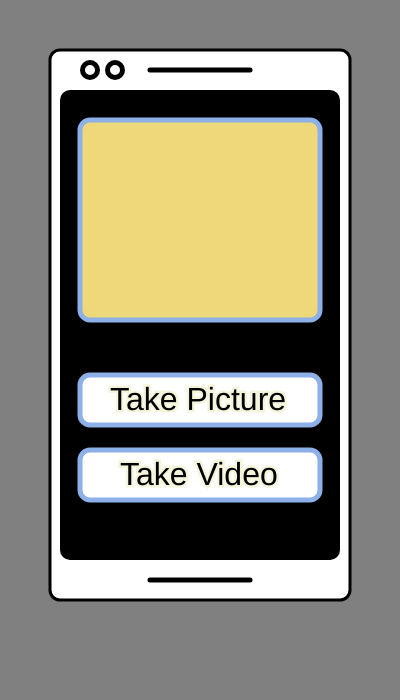
Frame 1 (no input)
Frame 60 (no input): identical to frame 1, image omitted
Frame 120 (the mouse pressed at the canvas centre since frame 60): identical to frame 1, image omitted

The p5.js sketch that drew this single still picture (run headless with seeded random() and noise() and a simulated clock; from frame 60 on, the mouse is pressed at the canvas centre):

// p5.js sketch
// ── sketch.js
//Global Variables
var backgroundColor = "gray"; //strings
var strokeColor = "black";
var strokeButton = "2";
var buttonFill = "white";
var cameraFill = "192,195,198";
var textFill = "#000000";
var textStroke = "beige";

function setup() {
  // put setup code here
  createCanvas(400,700);
  background(backgroundColor);
}

function draw() {
  // put drawing code here
  stroke(strokeColor);
  background(backgroundColor);
  strokeWeight(3);
  fill(255,255,255);

//phone body
  rect(50,50,300,550,10);

//screenbase
strokeWeight(0);
fill(0,0,0);
rect(50 + 10,50 + 40,230 + 50,450 + 20,10);

//speakers
strokeWeight(5);
line(300 - 50,50 + 20,100 + 50,50 + 20);
line(300 - 50,50 + 530,100 + 50,50 + 530);

//cameras
fill(cameraFill);
ellipse(50 + 40,50 + 20,15,15);
ellipse(50 + 65,50 + 20,15,15);

//photo
fill(239, 216, 122);
stroke(141,176,232);
rect(40 + 40,50+70,240,200,10);

//buttons
fill(buttonFill);
stroke(141,176,232);
rect(80,375,240,50,10);
rect(80,450,240,50,10);

//textactions
stroke(textStroke);
fill(textFill);
textSize(32);
text('Take Picture', 110, 410);


textSize(32);
text('Take Video', 120, 485);
fill(textFill);

}
